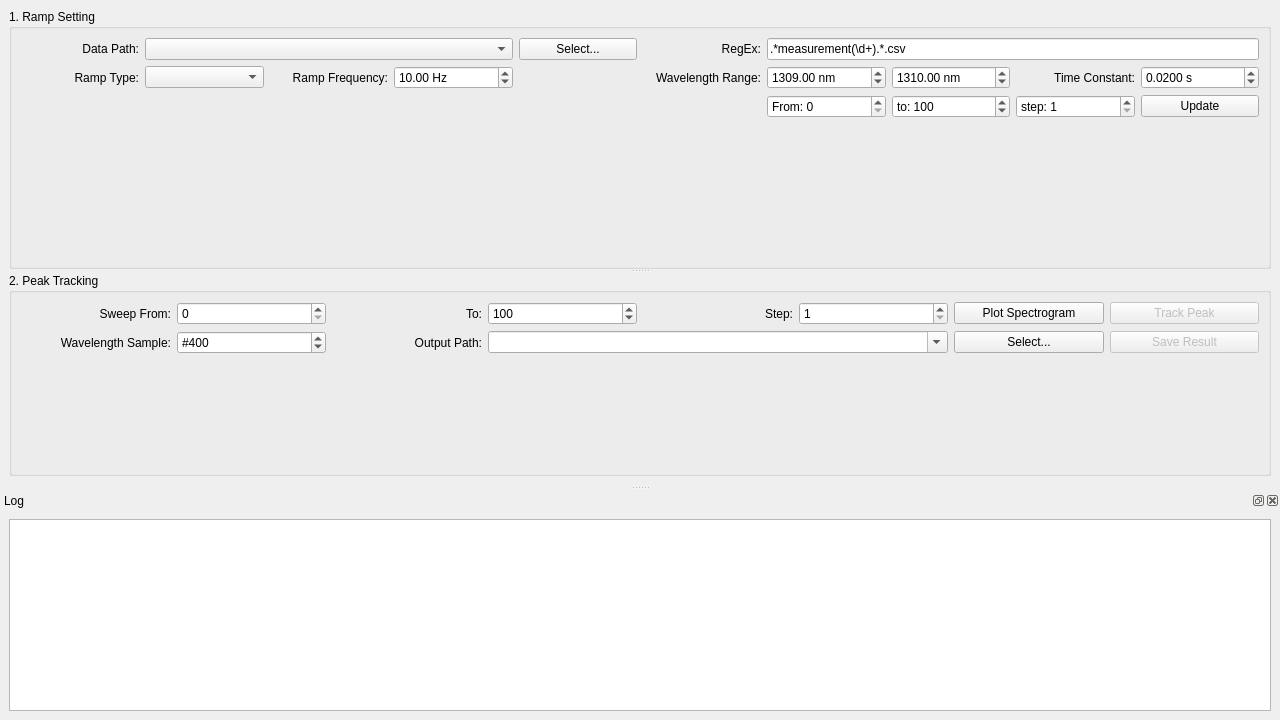
<?xml version="1.0" encoding="UTF-8"?>
<ui version="4.0">
 <class>RaMainWindowActive</class>
 <widget class="QMainWindow" name="RaMainWindowActive">
  <property name="geometry">
   <rect>
    <x>0</x>
    <y>0</y>
    <width>1280</width>
    <height>720</height>
   </rect>
  </property>
  <property name="minimumSize">
   <size>
    <width>1280</width>
    <height>720</height>
   </size>
  </property>
  <property name="windowTitle">
   <string>Retrospective Analysis Active</string>
  </property>
  <widget class="QWidget" name="centralwidget">
   <layout class="QHBoxLayout" name="horizontalLayout_4">
    <item>
     <widget class="QSplitter" name="splitter">
      <property name="orientation">
       <enum>Qt::Vertical</enum>
      </property>
      <widget class="QGroupBox" name="rampSettingGroupBox">
       <property name="title">
        <string>1. Ramp Setting</string>
       </property>
       <layout class="QGridLayout" name="gridLayout">
        <item row="0" column="0">
         <widget class="QLabel" name="label">
          <property name="text">
           <string>Data Path:</string>
          </property>
          <property name="alignment">
           <set>Qt::AlignRight|Qt::AlignTrailing|Qt::AlignVCenter</set>
          </property>
         </widget>
        </item>
        <item row="0" column="1" colspan="3">
         <widget class="QComboBox" name="rampSettingDataPathComboBox"/>
        </item>
        <item row="0" column="4">
         <widget class="QPushButton" name="rampSettingDataSelectPushButton">
          <property name="text">
           <string>Select...</string>
          </property>
         </widget>
        </item>
        <item row="0" column="5">
         <widget class="QLabel" name="label_2">
          <property name="text">
           <string>RegEx:</string>
          </property>
          <property name="alignment">
           <set>Qt::AlignRight|Qt::AlignTrailing|Qt::AlignVCenter</set>
          </property>
         </widget>
        </item>
        <item row="0" column="6" colspan="4">
         <widget class="QLineEdit" name="rampSettingRegExLineEdit">
          <property name="text">
           <string>.*measurement(\d+).*.csv</string>
          </property>
         </widget>
        </item>
        <item row="1" column="0">
         <widget class="QLabel" name="label_3">
          <property name="text">
           <string>Ramp Type:</string>
          </property>
          <property name="alignment">
           <set>Qt::AlignRight|Qt::AlignTrailing|Qt::AlignVCenter</set>
          </property>
         </widget>
        </item>
        <item row="1" column="1">
         <widget class="QComboBox" name="rampSettingRampTypeComboBox"/>
        </item>
        <item row="1" column="2">
         <widget class="QLabel" name="label_5">
          <property name="text">
           <string>Ramp Frequency:</string>
          </property>
          <property name="alignment">
           <set>Qt::AlignRight|Qt::AlignTrailing|Qt::AlignVCenter</set>
          </property>
         </widget>
        </item>
        <item row="1" column="3">
         <widget class="QDoubleSpinBox" name="rampSettingRampFrequencyDoubleSpinBox">
          <property name="suffix">
           <string> Hz</string>
          </property>
          <property name="decimals">
           <number>2</number>
          </property>
          <property name="singleStep">
           <double>0.100000000000000</double>
          </property>
          <property name="value">
           <double>10.000000000000000</double>
          </property>
         </widget>
        </item>
        <item row="1" column="4" colspan="2">
         <widget class="QLabel" name="label_6">
          <property name="text">
           <string>Wavelength Range:</string>
          </property>
          <property name="alignment">
           <set>Qt::AlignRight|Qt::AlignTrailing|Qt::AlignVCenter</set>
          </property>
         </widget>
        </item>
        <item row="1" column="6">
         <widget class="QDoubleSpinBox" name="rampSettingWavelengthMinDoubleSpinBox">
          <property name="suffix">
           <string> nm</string>
          </property>
          <property name="decimals">
           <number>2</number>
          </property>
          <property name="maximum">
           <double>2000.000000000000000</double>
          </property>
          <property name="singleStep">
           <double>0.100000000000000</double>
          </property>
          <property name="value">
           <double>1309.000000000000000</double>
          </property>
         </widget>
        </item>
        <item row="1" column="7">
         <widget class="QDoubleSpinBox" name="rampSettingWavelengthMaxDoubleSpinBox">
          <property name="suffix">
           <string> nm</string>
          </property>
          <property name="decimals">
           <number>2</number>
          </property>
          <property name="maximum">
           <double>2000.000000000000000</double>
          </property>
          <property name="singleStep">
           <double>0.100000000000000</double>
          </property>
          <property name="value">
           <double>1310.000000000000000</double>
          </property>
         </widget>
        </item>
        <item row="1" column="8">
         <widget class="QLabel" name="label_4">
          <property name="text">
           <string>Time Constant:</string>
          </property>
          <property name="alignment">
           <set>Qt::AlignRight|Qt::AlignTrailing|Qt::AlignVCenter</set>
          </property>
         </widget>
        </item>
        <item row="1" column="9">
         <widget class="QDoubleSpinBox" name="rampSettingTimeConstantDoubleSpinBox">
          <property name="suffix">
           <string> s</string>
          </property>
          <property name="decimals">
           <number>4</number>
          </property>
          <property name="singleStep">
           <double>0.001000000000000</double>
          </property>
          <property name="value">
           <double>0.020000000000000</double>
          </property>
         </widget>
        </item>
        <item row="2" column="6">
         <widget class="QSpinBox" name="rampSettingStartSpinBox">
          <property name="prefix">
           <string>From: </string>
          </property>
          <property name="maximum">
           <number>999999999</number>
          </property>
          <property name="singleStep">
           <number>100</number>
          </property>
         </widget>
        </item>
        <item row="2" column="7">
         <widget class="QSpinBox" name="rampSettingStopSpinBox">
          <property name="prefix">
           <string>to: </string>
          </property>
          <property name="minimum">
           <number>1</number>
          </property>
          <property name="maximum">
           <number>999999999</number>
          </property>
          <property name="singleStep">
           <number>100</number>
          </property>
          <property name="value">
           <number>100</number>
          </property>
         </widget>
        </item>
        <item row="2" column="8">
         <widget class="QSpinBox" name="rampSettingStepSpinBox">
          <property name="prefix">
           <string>step: </string>
          </property>
          <property name="minimum">
           <number>1</number>
          </property>
          <property name="maximum">
           <number>999999999</number>
          </property>
          <property name="value">
           <number>1</number>
          </property>
         </widget>
        </item>
        <item row="2" column="9">
         <widget class="QPushButton" name="rampSettingUpdatePushButton">
          <property name="text">
           <string>Update</string>
          </property>
         </widget>
        </item>
        <item row="3" column="0" colspan="10">
         <widget class="QWidget" name="rampSettingFSRPlotWidget" native="true"/>
        </item>
       </layout>
      </widget>
      <widget class="QGroupBox" name="peakTrackingGroupBox">
       <property name="sizePolicy">
        <sizepolicy hsizetype="Preferred" vsizetype="Preferred">
         <horstretch>4</horstretch>
         <verstretch>0</verstretch>
        </sizepolicy>
       </property>
       <property name="title">
        <string>2. Peak Tracking</string>
       </property>
       <layout class="QGridLayout" name="gridLayout_2">
        <item row="0" column="0">
         <widget class="QLabel" name="label_12">
          <property name="text">
           <string>Sweep From:</string>
          </property>
          <property name="alignment">
           <set>Qt::AlignRight|Qt::AlignTrailing|Qt::AlignVCenter</set>
          </property>
         </widget>
        </item>
        <item row="0" column="1">
         <widget class="QSpinBox" name="peakTrackingSweepStartSpinBox">
          <property name="minimum">
           <number>0</number>
          </property>
          <property name="maximum">
           <number>999999999</number>
          </property>
          <property name="singleStep">
           <number>100</number>
          </property>
          <property name="value">
           <number>0</number>
          </property>
         </widget>
        </item>
        <item row="0" column="2">
         <widget class="QLabel" name="label_13">
          <property name="text">
           <string>To:</string>
          </property>
          <property name="alignment">
           <set>Qt::AlignRight|Qt::AlignTrailing|Qt::AlignVCenter</set>
          </property>
         </widget>
        </item>
        <item row="0" column="3">
         <widget class="QSpinBox" name="peakTrackingSweepStopSpinBox">
          <property name="minimum">
           <number>2</number>
          </property>
          <property name="maximum">
           <number>999999999</number>
          </property>
          <property name="singleStep">
           <number>100</number>
          </property>
          <property name="value">
           <number>100</number>
          </property>
         </widget>
        </item>
        <item row="0" column="4">
         <widget class="QLabel" name="label_14">
          <property name="text">
           <string>Step:</string>
          </property>
          <property name="alignment">
           <set>Qt::AlignRight|Qt::AlignTrailing|Qt::AlignVCenter</set>
          </property>
         </widget>
        </item>
        <item row="0" column="5">
         <widget class="QSpinBox" name="peakTrackingSweepStepSpinBox">
          <property name="minimum">
           <number>1</number>
          </property>
          <property name="maximum">
           <number>999999999</number>
          </property>
         </widget>
        </item>
        <item row="0" column="6">
         <widget class="QPushButton" name="peakTrackingSpectrogramButton">
          <property name="text">
           <string>Plot Spectrogram</string>
          </property>
         </widget>
        </item>
        <item row="0" column="7">
         <widget class="QPushButton" name="peakTrackingTrackPeakButton">
          <property name="enabled">
           <bool>false</bool>
          </property>
          <property name="text">
           <string>Track Peak</string>
          </property>
         </widget>
        </item>
        <item row="1" column="0">
         <widget class="QLabel" name="label_16">
          <property name="text">
           <string>Wavelength Sample:</string>
          </property>
          <property name="alignment">
           <set>Qt::AlignRight|Qt::AlignTrailing|Qt::AlignVCenter</set>
          </property>
         </widget>
        </item>
        <item row="1" column="1">
         <widget class="QSpinBox" name="peakTrackingWavelengthSampleSpinBox">
          <property name="prefix">
           <string>#</string>
          </property>
          <property name="minimum">
           <number>100</number>
          </property>
          <property name="maximum">
           <number>999999999</number>
          </property>
          <property name="singleStep">
           <number>10</number>
          </property>
          <property name="value">
           <number>400</number>
          </property>
         </widget>
        </item>
        <item row="1" column="2">
         <widget class="QLabel" name="label_11">
          <property name="text">
           <string>Output Path:</string>
          </property>
          <property name="alignment">
           <set>Qt::AlignRight|Qt::AlignTrailing|Qt::AlignVCenter</set>
          </property>
         </widget>
        </item>
        <item row="1" column="3" colspan="3">
         <widget class="QComboBox" name="peakTrackingOutputPathComboBox">
          <property name="toolTip">
           <string>where the output .mat files should be saved</string>
          </property>
          <property name="editable">
           <bool>true</bool>
          </property>
         </widget>
        </item>
        <item row="1" column="6">
         <widget class="QPushButton" name="peakTrackingOutputPathPushButton">
          <property name="text">
           <string>Select...</string>
          </property>
         </widget>
        </item>
        <item row="1" column="7">
         <widget class="QPushButton" name="peakTrackingSaveResultsButton">
          <property name="enabled">
           <bool>false</bool>
          </property>
          <property name="text">
           <string>Save Result</string>
          </property>
         </widget>
        </item>
        <item row="2" column="0" colspan="8">
         <widget class="QWidget" name="peakTrackerWidget" native="true"/>
        </item>
       </layout>
      </widget>
     </widget>
    </item>
   </layout>
  </widget>
  <widget class="QDockWidget" name="logDockWidget">
   <property name="windowTitle">
    <string>Log</string>
   </property>
   <attribute name="dockWidgetArea">
    <number>8</number>
   </attribute>
   <widget class="QWidget" name="dockWidgetContents">
    <layout class="QHBoxLayout" name="horizontalLayout">
     <item>
      <widget class="QTextBrowser" name="textBrowser">
       <property name="font">
        <font>
         <family>Cascadia Mono</family>
        </font>
       </property>
      </widget>
     </item>
    </layout>
   </widget>
  </widget>
  <action name="actionOpen">
   <property name="text">
    <string>Open Folder</string>
   </property>
   <property name="shortcut">
    <string>Ctrl+O</string>
   </property>
  </action>
  <action name="actionSave">
   <property name="text">
    <string>Save</string>
   </property>
   <property name="shortcut">
    <string>Ctrl+S</string>
   </property>
  </action>
  <action name="actionSave_as">
   <property name="text">
    <string>Save as</string>
   </property>
   <property name="shortcut">
    <string>Ctrl+Shift+S</string>
   </property>
  </action>
  <action name="actionOp1">
   <property name="checkable">
    <bool>true</bool>
   </property>
   <property name="text">
    <string>Op1</string>
   </property>
  </action>
 </widget>
 <resources/>
 <connections>
  <connection>
   <sender>rampSettingUpdatePushButton</sender>
   <signal>clicked()</signal>
   <receiver>RaMainWindowActive</receiver>
   <slot>slot_ramp_setting_update()</slot>
   <hints>
    <hint type="sourcelabel">
     <x>1014</x>
     <y>102</y>
    </hint>
    <hint type="destinationlabel">
     <x>639</x>
     <y>359</y>
    </hint>
   </hints>
  </connection>
  <connection>
   <sender>peakTrackingSpectrogramButton</sender>
   <signal>clicked()</signal>
   <receiver>RaMainWindowActive</receiver>
   <slot>slot_peak_tracking_spectrogram()</slot>
   <hints>
    <hint type="sourcelabel">
     <x>1185</x>
     <y>242</y>
    </hint>
    <hint type="destinationlabel">
     <x>639</x>
     <y>359</y>
    </hint>
   </hints>
  </connection>
  <connection>
   <sender>peakTrackingTrackPeakButton</sender>
   <signal>clicked()</signal>
   <receiver>RaMainWindowActive</receiver>
   <slot>slot_peak_tracking_track_peak()</slot>
   <hints>
    <hint type="sourcelabel">
     <x>951</x>
     <y>276</y>
    </hint>
    <hint type="destinationlabel">
     <x>639</x>
     <y>359</y>
    </hint>
   </hints>
  </connection>
  <connection>
   <sender>peakTrackingSaveResultsButton</sender>
   <signal>clicked()</signal>
   <receiver>RaMainWindowActive</receiver>
   <slot>slot_peak_tracking_save_results()</slot>
   <hints>
    <hint type="sourcelabel">
     <x>1185</x>
     <y>306</y>
    </hint>
    <hint type="destinationlabel">
     <x>639</x>
     <y>359</y>
    </hint>
   </hints>
  </connection>
 </connections>
 <slots>
  <slot>slot_peak_tracking_spectrogram()</slot>
  <slot>slot_peak_tracking_track_peak()</slot>
  <slot>slot_peak_tracking_save_results()</slot>
  <slot>slot_peak_tracking_select_output_path()</slot>
  <slot>slot_ramp_setting_update()</slot>
 </slots>
</ui>
